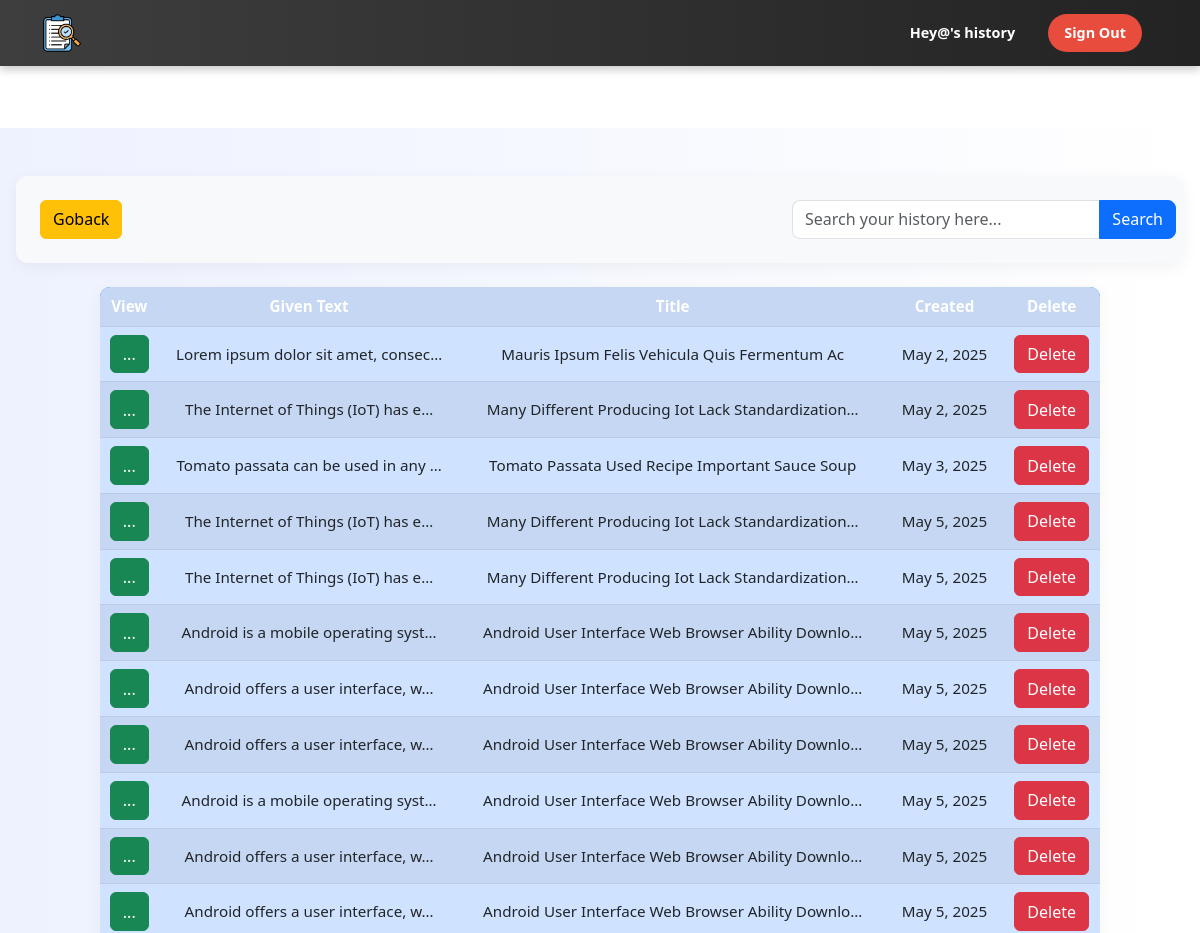
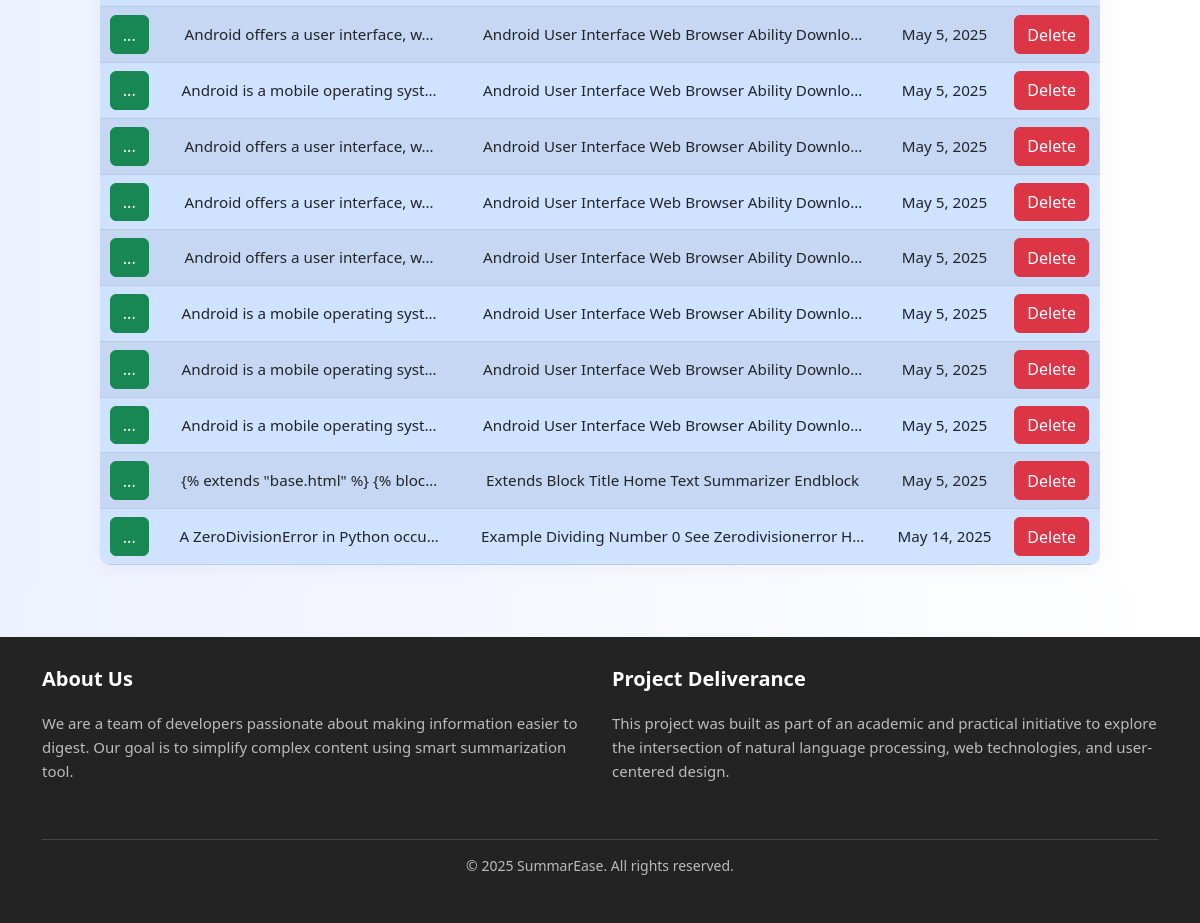
Page /userhistory/1 (signed in) on the committed database (2 pictures, top to bottom).
### mysummarizer/models.py (models this page shows, shortened)
class UserHistory(models.Model):
    user = models.ForeignKey(User, on_delete=models.CASCADE)
    generated_text = models.TextField()
    summary_text = models.TextField()
    summary_keywords=models.TextField(null=True)
    summary_title= models.CharField(max_length=250,null=True)
    created_at = models.DateTimeField(auto_now_add=True)
    updated_at = models.DateTimeField(auto_now=True)

### mysummarizer/views.py (the view)
# urls.py: path('userhistory/<int:id>',user_history,name='userhistory'),
def user_history(request, id):
    if request.user.is_authenticated and request.user.id == id:
        myhistory = UserHistory.objects.filter(user=request.user)
        return render(request, 'userhistory.html', {'history': myhistory})
    return redirect('signin')

### templates/userhistory.html (shortened to what this page needs)
{% extends "base.html" %}
{% block content %}
{% if history  %}
<div class="d-flex justify-content-end p-2 align-items-center mtf">
<div class="m-3 w-100 d-flex justify-content-start">
        <a href="{% url "home"%}"><button class="btn btn-warning">Goback</button></a>
     </div>
    <div class="col-md-4">
      <form class="search d-flex"method="get" action="{% url "searchquery" %}">
        <input type="text" class="form-control" name="search" placeholder="Search your history here...">
        <button class="btn btn-primary" type="submit">Search</button>
      </form>
    </div>
  </div>
<main class="d-flex justify-content-center align-items-center p-2">
    <table cellpadding="10"class="table table-primary table-striped">
        <tr>
            <th>View</th>
            <th>Given Text</th>
            <th>Title</th>
            <th>Created</th>
            <th>Delete</th>
        </tr>
        {% for h in history %}
        <tr>
            <td>
              <a href="{% url "summarydetail" h.id %}" ><button class="btn btn-success">...</button></a>
            </td>
            <td>{{h.generated_text | truncatechars:35}}</td>
            <td>{{h.summary_title | truncatechars:50}}</td>
            <td>{{h.created_at|date}}</td>
            <td>
                <a href="{% url "deletesummary" h.id %}" ><button class="btn btn-danger">Delete</button></a></td>
        </tr>
        {% endfor %}
    </table>
</main>
    {% else %}
    <h2 class="mtf" align="center">{{request.user | capfirst}}'s history is Empty</h2>
    <a href="{% url "home" %}" class="w-100 nav-link d-flex justify-content-center"><button class="btn btn-success">Summarize Text here</button></a>
{% endif %}
{% endblock content %}

### templates/base.html (shortened to what this page needs)
{% load static %}
<!DOCTYPE html>
<html lang="en">
<head>
    <link href="{% static 'css/style.css' %}" rel="stylesheet">
    <link href="https://cdn.jsdelivr.net/npm/bootstrap@5.3.0/dist/css/bootstrap.min.css" rel="stylesheet">
    <link href="https://cdn.jsdelivr.net/npm/bootstrap-icons@1.5.0/font/bootstrap-icons.css" rel="stylesheet" type="text/css" />
</head>
<body>
<nav class="navbar navbar-expand-lg position-fixed top-0 navbar-dark bg-success bg-body-tertiary mynav w-100 z-3">
    <div class="container">
        <a class="navbar-brand me-2" href="{% url 'index' %}">
            <img
            src="{% static 'images/summary-check.png' %}"
            alt="Summarize Logo"
            loading="lazy"
            style="height: 40px; width: auto; object-fit: contain; margin: 0; padding: 0;"
        />
        </a>
        <div class="d-flex align-items-center">
            {% if user.is_authenticated %}
                <a href="{% url 'userhistory' request.user.id %}">
                    <button type="button" class="btn me-3 text-white">
                        {{ request.user | capfirst }}'s history
                    </button>
                </a>
                <a href="{% url 'signout' %}">
                    <button type="button" class="btn btn-danger me-3">
                        Sign Out
                    </button>
                </a>
            {% endif %}
        </div>
    </div>
</nav>
<main class="pt-5 mt-5">
    {% block content %}{% endblock content %}
</main>
<footer class="site-footer">
  <div class="container">
    <div class="row">
      <div class="col-md-6 mb-3">
        <h5>About Us</h5>
        <p>
          We are a team of developers passionate about making information easier to digest.
          Our goal is to simplify complex content using smart summarization tool.
        </p>
      </div>
      <div class="col-md-6 mb-3">
        <h5>Project Deliverance</h5>
        <p>
          This project was built as part of an academic and practical initiative to explore the intersection of natural language processing,
          web technologies, and user-centered design.
        </p>
      </div>
    </div>
    <div class="text-center mt-4">
      <p>&copy; 2025 SummarEase. All rights reserved.</p>
    </div>
  </div>
</footer>
</body>
</html>

### static/css/style.css (style rules this page uses)
:root { --primary-color: #6f42c1; --accent-color: #198754; --background-light: #f4f4f4; --text-dark: #212529; --text-light: #ffffff; --card-bg: #ffffff; }
body { margin: 0; padding: 0; font-family: 'Segoe UI', sans-serif; background-color: var(--background-light); color: var(--text-dark); padding-top: 80px; }
.navbar { background: linear-gradient(to right, #3f3e3e, #232323) !important; box-shadow: 0 4px 8px rgba(0, 0, 0, 0.2); padding-top: 10px; padding-bottom: 10px; z-index: 1030; }
.navbar-brand img { height: auto; width: 130px; transition: transform 0.3s ease; }
.navbar .btn { border-radius: 30px; padding: 8px 16px; font-size: 0.9rem; transition: background-color 0.3s ease, box-shadow 0.3s ease; }
.navbar .btn-danger { background-color: #e74c3c; border: none; color: #fff; }
.site-footer { background-color: #232323; color: #dcdcdc; padding: 30px 0; font-size: 15px; }
.site-footer h5 { color: #ffffff; font-weight: 600; margin-bottom: 20px; }
.site-footer p { line-height: 1.6; color: #bbbbbb; }
.site-footer .text-center { margin-top: 30px; border-top: 1px solid #444; padding-top: 15px; font-size: 14px; color: #aaaaaa; }
a { text-decoration: none; color: inherit; }
main { padding: 3rem 1rem; background: linear-gradient(to right, #eef2ff, #ffffff); font-family: 'Segoe UI', sans-serif; }
button.btn { border-radius: 10px; padding: 0.6rem 1.2rem; font-weight: 600; font-size: 1rem; transition: transform 0.2s ease-in-out, background-color 0.3s; }
.mtf { background-color: #f8f9fa; padding: 1rem 2rem; border-radius: 12px; box-shadow: 0 4px 16px rgba(0, 0, 0, 0.05); margin-bottom: 1rem; }
.search input.form-control { border-radius: 8px 0 0 8px; border-right: none; box-shadow: none; }
.search button.btn { border-radius: 0 8px 8px 0; box-shadow: none; }
main table.table { max-width: 1000px; border-radius: 10px; overflow: hidden; background-color: #e3f2fd; font-size: 0.95rem; box-shadow: 0 4px 20px rgba(0, 0, 0, 0.04); }
main table.table th { background-color: #0d6efd; color: white; font-weight: 600; text-align: center; }
main table.table td { vertical-align: middle; text-align: center; color: #212529; }
main .btn { padding: 0.4rem 0.75rem; border-radius: 6px; font-weight: 500; }
main .btn-success { background-color: #198754; border-color: #198754; }
main .btn-warning { background-color: #ffc107; border-color: #ffc107; }
main .btn-danger { background-color: #dc3545; border-color: #dc3545; }

### rows in the picture
UserHistory: generated_text "Lorem ipsum dolor sit amet, consec…", summary_title "Mauris Ipsum Felis Vehicula Quis Fermentum Ac", created_at "May 2, 2025"
UserHistory: generated_text "The Internet of Things (IoT) has e…", summary_title "Many Different Producing Iot Lack Standardization…", created_at "May 2, 2025"
UserHistory: generated_text "Tomato passata can be used in any …", summary_title "Tomato Passata Used Recipe Important Sauce Soup", created_at "May 3, 2025"
UserHistory: generated_text "The Internet of Things (IoT) has e…", summary_title "Many Different Producing Iot Lack Standardization…", created_at "May 5, 2025"
UserHistory: generated_text "The Internet of Things (IoT) has e…", summary_title "Many Different Producing Iot Lack Standardization…", created_at "May 5, 2025"
UserHistory: generated_text "Android is a mobile operating syst…", summary_title "Android User Interface Web Browser Ability Downlo…", created_at "May 5, 2025"
UserHistory: generated_text "Android offers a user interface, w…", summary_title "Android User Interface Web Browser Ability Downlo…", created_at "May 5, 2025"
UserHistory: generated_text "Android offers a user interface, w…", summary_title "Android User Interface Web Browser Ability Downlo…", created_at "May 5, 2025"
UserHistory: generated_text "Android is a mobile operating syst…", summary_title "Android User Interface Web Browser Ability Downlo…", created_at "May 5, 2025"
UserHistory: generated_text "Android offers a user interface, w…", summary_title "Android User Interface Web Browser Ability Downlo…", created_at "May 5, 2025"
UserHistory: generated_text "Android offers a user interface, w…", summary_title "Android User Interface Web Browser Ability Downlo…", created_at "May 5, 2025"
UserHistory: generated_text "Android offers a user interface, w…", summary_title "Android User Interface Web Browser Ability Downlo…", created_at "May 5, 2025"
UserHistory: generated_text "Android is a mobile operating syst…", summary_title "Android User Interface Web Browser Ability Downlo…", created_at "May 5, 2025"
UserHistory: generated_text "Android offers a user interface, w…", summary_title "Android User Interface Web Browser Ability Downlo…", created_at "May 5, 2025"
UserHistory: generated_text "Android offers a user interface, w…", summary_title "Android User Interface Web Browser Ability Downlo…", created_at "May 5, 2025"
UserHistory: generated_text "Android offers a user interface, w…", summary_title "Android User Interface Web Browser Ability Downlo…", created_at "May 5, 2025"
UserHistory: generated_text "Android is a mobile operating syst…", summary_title "Android User Interface Web Browser Ability Downlo…", created_at "May 5, 2025"
UserHistory: generated_text "Android is a mobile operating syst…", summary_title "Android User Interface Web Browser Ability Downlo…", created_at "May 5, 2025"
UserHistory: generated_text "Android is a mobile operating syst…", summary_title "Android User Interface Web Browser Ability Downlo…", created_at "May 5, 2025"
UserHistory: generated_text "{% extends \"base.html\" %} {% bloc…", summary_title "Extends Block Title Home Text Summarizer Endblock", created_at "May 5, 2025"
UserHistory: generated_text "A ZeroDivisionError in Python occu…", summary_title "Example Dividing Number 0 See Zerodivisionerror H…", created_at "May 14, 2025"

### other values in the picture
{{ request.user | capfirst }} "Hey@"
